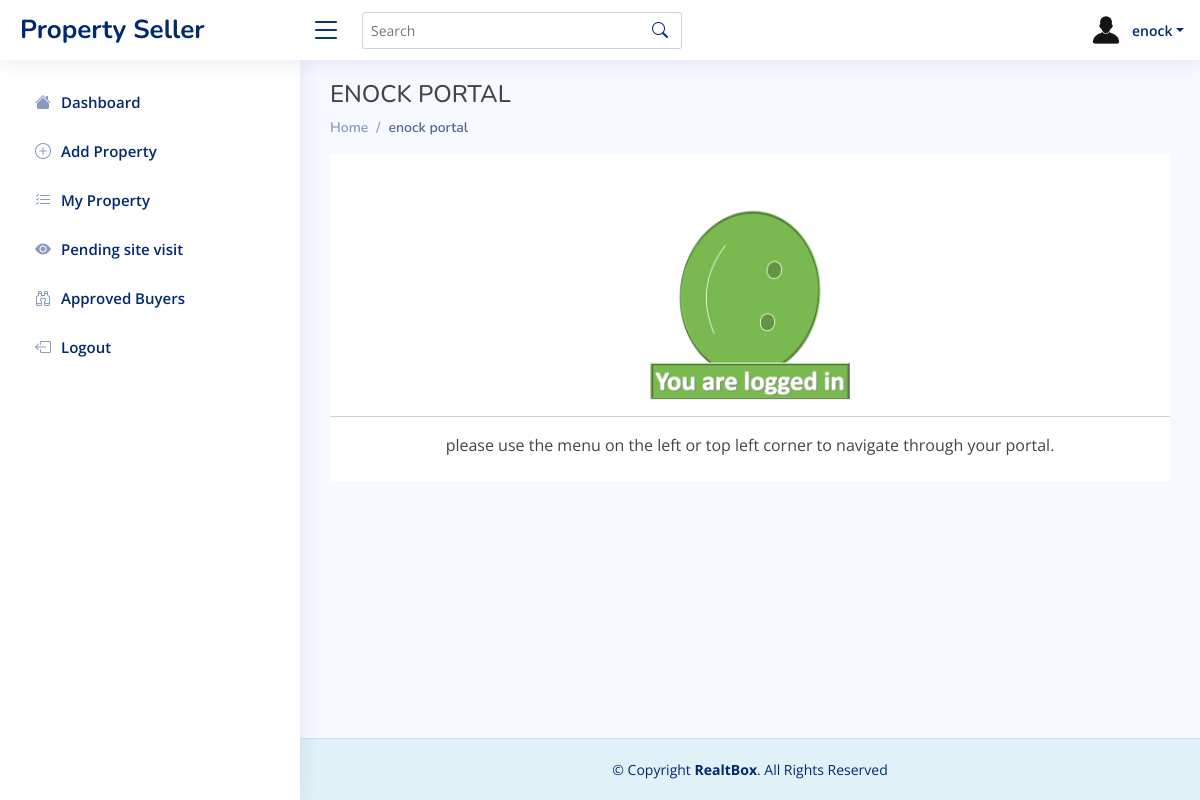
Page /siteversion/propertysellerhome.php (signed in) on the committed database.
### tables this page shows
CREATE TABLE `system_users` (
  `incre` int(11) NOT NULL,
  `first_name` varchar(100) NOT NULL,
  `last_name` varchar(100) NOT NULL,
  `email` varchar(100) NOT NULL,
  `phonenumber` varchar(50) NOT NULL,
  `password` varchar(150) NOT NULL,
  `user_type` varchar(200) NOT NULL,
  `new_user` tinyint(1) NOT NULL,
  `approved` tinyint(1) NOT NULL
);

CREATE TABLE `site_details` (
  `incre` int(11) NOT NULL,
  `name` varchar(200) NOT NULL,
  `vision` varchar(200) NOT NULL
);

### siteversion/propertysellerhome.php (the view, shortened to what this page needs)
<?php
	include("../connection.php");
    $queryd=mysqli_query($con,"SELECT * FROM site_details");
    $dataq=mysqli_fetch_array($queryd);
    $sitename=$dataq['name'];
	if(isset($_SESSION['property_seller_session']))
	{
		$emailphone=$_SESSION['property_seller_session'];
		include("../connection.php");
		$query=mysqli_query($con,"select * from system_users where ((phonenumber='$emailphone' || email='$emailphone') && user_type='propertyseller')");
		$numm=mysqli_num_rows($query);
		if($numm==1)
		{
			$datafields=mysqli_fetch_array($query);
			$firstname=$datafields['first_name'];
			$title="Property Seller";
		}
		else
		{
			unset($_SESSION['property_seller_session']);
			header("location:index.php");
		}
	}
	else
	{
		header("location:login.php");
	}
?>
<!DOCTYPE html>
<html lang="en">
<head>
  <link href="assets/vendor/bootstrap/css/bootstrap.min.css" rel="stylesheet">
  <link href="assets/vendor/bootstrap-icons/bootstrap-icons.css" rel="stylesheet">
  <link href="assets/vendor/boxicons/css/boxicons.min.css" rel="stylesheet">
  <link href="assets/vendor/quill/quill.snow.css" rel="stylesheet">
  <link href="assets/vendor/quill/quill.bubble.css" rel="stylesheet">
  <link href="assets/vendor/remixicon/remixicon.css" rel="stylesheet">
  <link href="assets/vendor/simple-datatables/style.css" rel="stylesheet">
  <link href="assets/css/style.css" rel="stylesheet">
</head>
<body>
  <header id="header" class="header fixed-top d-flex align-items-center">
    <div class="d-flex align-items-center justify-content-between">
      <a href="../index.php" class="logo d-flex align-items-center">
        <span class="d-none d-lg-block"><?php echo $title; ?></span>
      </a>
      <i class="bi bi-list toggle-sidebar-btn"></i>
    </div>
    <div class="search-bar">
      <form class="search-form d-flex align-items-center" method="POST" action="#">
        <input type="text" name="query" placeholder="Search" title="Enter search keyword">
        <button type="submit" title="Search"><i class="bi bi-search"></i></button>
      </form>
    </div>
	<nav class="header-nav ms-auto">
      <ul class="d-flex align-items-center">
	  <li class="nav-item dropdown pe-3">
          <a class="nav-link nav-profile d-flex align-items-center pe-0" href="#" data-bs-toggle="dropdown">
            <img src="assets/img/profile-img.jpg" alt="Profile" class="rounded-circle">
            <span class="d-none d-md-block dropdown-toggle ps-2"><?php echo $datafields['first_name'];?></span>
          </a>
        </li>
	  </ul>
    </nav>
  </header>
  <aside id="sidebar" class="sidebar">
    <ul class="sidebar-nav" id="sidebar-nav">
      <li class="nav-item">
        <a class="nav-link collapsed" href="propertysellerhome.php">
          <i class="bi-house-fill"></i>
          <span>Dashboard</span>
        </a>
      </li>
      <li class="nav-item">
        <a class="nav-link collapsed" href="selleraddproperty.php">
          <i class="bi-plus-circle"></i>
          <span>Add Property</span>
        </a>
      </li>
	  <li class="nav-item">
        <a class="nav-link collapsed" href="propertysellerview.php">
          <i class="bi bi-list-check"></i>
          <span>My Property</span>
        </a>
      </li>
	  <li class="nav-item">
        <a class="nav-link collapsed" href="propertysellerunapprovedvisits.php">
          <i class="bi bi-eye-fill"></i>
          <span>Pending site visit</span>
        </a>
      </li>
	  <li class="nav-item">
        <a class="nav-link collapsed" href="propertysellerapprovedbuyers.php">
          <i class="bi bi-binoculars"></i>
          <span>Approved Buyers</span>
        </a>
      </li>
      <li class="nav-item">
        <a class="nav-link collapsed" href="propertysellerlogout.php">
          <i class="bi-box-arrow-left"></i>
          <span>Logout</span>
        </a>
      </li>
    </ul>
  </aside>
  <main id="main" class="main">
    <div class="pagetitle">
      <h4 style="text-transform:uppercase;"><?php echo $firstname." portal"; ?></h4>
      <nav>
        <ol class="breadcrumb">
          <li class="breadcrumb-item"><a href="propertysellerhome.php">Home</a></li>
          <li class="breadcrumb-item active"><?php echo $firstname." portal"; ?></li>
        </ol>
      </nav>
    </div>
	<section class="section" style="background-color:white;text-align:center;margin-bottom:20px;">
		<div class="content">
		<br/><Br/>
    <img src="../assets/img/loggedin.png" style="width:200px;" alt="you are logged in"/>
    <hr/>
    please use the menu on the left or top left corner to navigate through your portal.
    <br/><br/>
		</div>
	</section>
  </main>
  <footer id="footer" class="footer" style="background: #e0f2f7;position: fixed;bottom: 0;left:0;right:0;">
    <div class="copyright">
      &copy; Copyright <strong><span><?php echo $sitename; ?></span></strong>. All Rights Reserved
    </div>
  </footer>
</body>

### siteversion/assets/css/style.css (style rules this page uses)
:root { scroll-behavior: smooth; }
body { font-family: "Open Sans", sans-serif; background: #f6f9ff; color: #444444; }
a { color: #4154f1; text-decoration: none; }
h1, h2, h3, h4, h5, h6 { font-family: "Nunito", sans-serif; }
#main { margin-top: 60px; padding: 20px 30px; transition: all 0.3s; }
.pagetitle { margin-bottom: 10px; }
.breadcrumb { font-size: 14px; font-family: "Nunito", sans-serif; color: #899bbd; font-weight: 600; }
.breadcrumb a { color: #899bbd; transition: 0.3s; }
.breadcrumb .breadcrumb-item::before { color: #899bbd; }
.breadcrumb .active { color: #51678f; font-weight: 600; }
.logo { line-height: 1; }
@media (min-width: 1200px) { .logo { width: 280px; } }
.logo span { font-size: 26px; font-weight: 700; color: #012970; font-family: "Nunito", sans-serif; }
.header { transition: all 0.5s; z-index: 997; height: 60px; box-shadow: 0px 2px 20px rgba(1, 41, 112, 0.1); background-color: #fff; padding-left: 20px; }
.header .toggle-sidebar-btn { font-size: 32px; padding-left: 10px; cursor: pointer; color: #012970; }
.header .search-bar { min-width: 360px; padding: 0 20px; }
.header .search-form { width: 100%; }
.header .search-form input { border: 0; font-size: 14px; color: #012970; border: 1px solid rgba(1, 41, 112, 0.2); padding: 7px 38px 7px 8px; border-radius: 3px; transition: 0.3s; width: 100%; }
.header .search-form button { border: 0; padding: 0; margin-left: -30px; background: none; }
.header .search-form button i { color: #012970; }
.header-nav ul { list-style: none; }
.header-nav>ul { margin: 0; padding: 0; }
.header-nav .nav-profile { color: #012970; }
.header-nav .nav-profile img { max-height: 36px; }
.header-nav .nav-profile span { font-size: 14px; font-weight: 600; }
.sidebar { position: fixed; top: 60px; left: 0; bottom: 0; width: 300px; z-index: 996; transition: all 0.3s; padding: 20px; overflow-y: auto; scrollbar-width: thin; scrollbar-color: #aab7cf transparent; box-shadow: 0px 0px 20px rgba(1, 41, 112, 0.1); background-color: #fff; }
@media (min-width: 1200px) { #main, #footer { margin-left: 300px; } }
.sidebar-nav { padding: 0; margin: 0; list-style: none; }
.sidebar-nav li { padding: 0; margin: 0; list-style: none; }
.sidebar-nav .nav-item { margin-bottom: 5px; }
.sidebar-nav .nav-link { display: flex; align-items: center; font-size: 15px; font-weight: 600; color: #4154f1; transition: 0.3; background: #f6f9ff; padding: 10px 15px; border-radius: 4px; }
.sidebar-nav .nav-link i { font-size: 16px; margin-right: 10px; color: #4154f1; }
.sidebar-nav .nav-link.collapsed { color: #012970; background: #fff; }
.sidebar-nav .nav-link.collapsed i { color: #899bbd; }
.footer { padding: 20px 0; font-size: 14px; transition: all 0.3s; border-top: 1px solid #cddfff; }
.footer .copyright { text-align: center; color: #012970; }

### rows in the picture
system_users: first_name "enock", first_name "ENOCK"
site_details: name "RealtBox"

### other values in the picture
$title "Property Seller"
